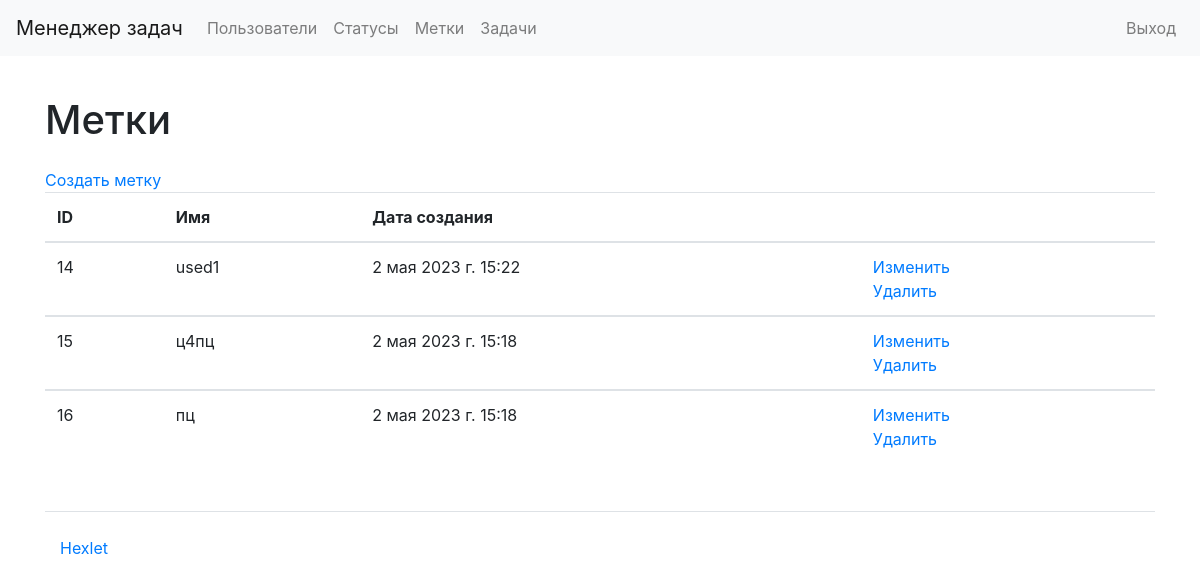
The app's page /labels/ (signed in), older data.
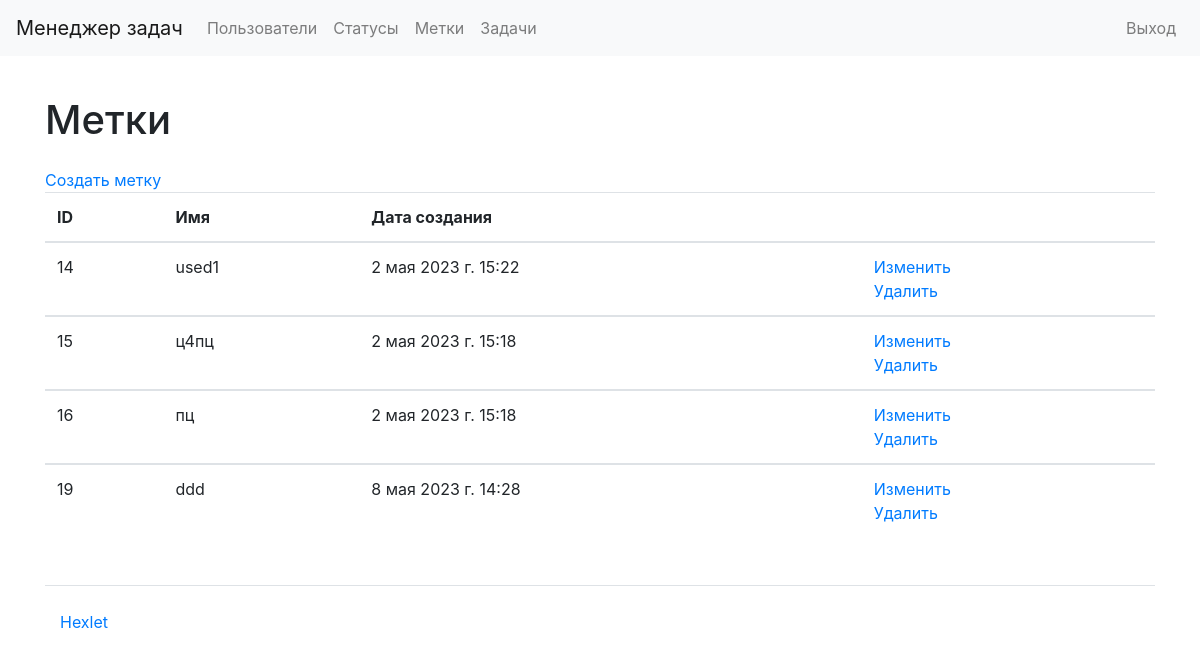
The same page, newer data.
### labels/models.py (models this page shows, shortened)
class Label(models.Model):
    name = models.CharField(max_length=150, unique=True)
    created_at = models.DateTimeField(auto_now=True)

### labels/views.py (the view)
# urls.py: path('', views.LabelsListView.as_view(), name='labels_list'),
class LabelsListView(LoginRequiredMixin, ListView):
    model = Label
    template_name = "labels/list_of_labels.html"
    success_url = reverse_lazy("labels_list")

### labels/templates/labels/list_of_labels.html
{% extends "base.html" %}
{% load i18n %}
{% block content %}
<h1 class="my-4">{% translate "Labels" %}</h1>
<a href="{% url 'label_create' %}">{% translate "Create label" %}</a>
<table class="table table-stripped">
    <thead>
        <tr>
            <th>ID</th>
            <th>{% translate "Name" %}</th>
            <th>{% translate "Date of creation" %}</th>
            <th></th>
        </tr>
    </thead>
    {% for label in object_list %}
    <tbody>
        <tr>
            <td>{{ label.id }}</td>
            <td>{{ label.name }}</td>
            <td>{{ label.created_at }}</td>
            <td>
                <a href="/labels/{{ label.id }}/update/">{% translate "Update" %}</a>
                <br>
                <a href="/labels/{{ label.id }}/delete/">{% translate "Delete" %}</a>
            </td>
        </tr>
        {% endfor %}
    </tbody>
</table>
{% endblock %}

Row changes from the older to the newer data that the page shows:
added Label: id "19", name "ddd", created_at "8 мая 2023 г. 14:28"
